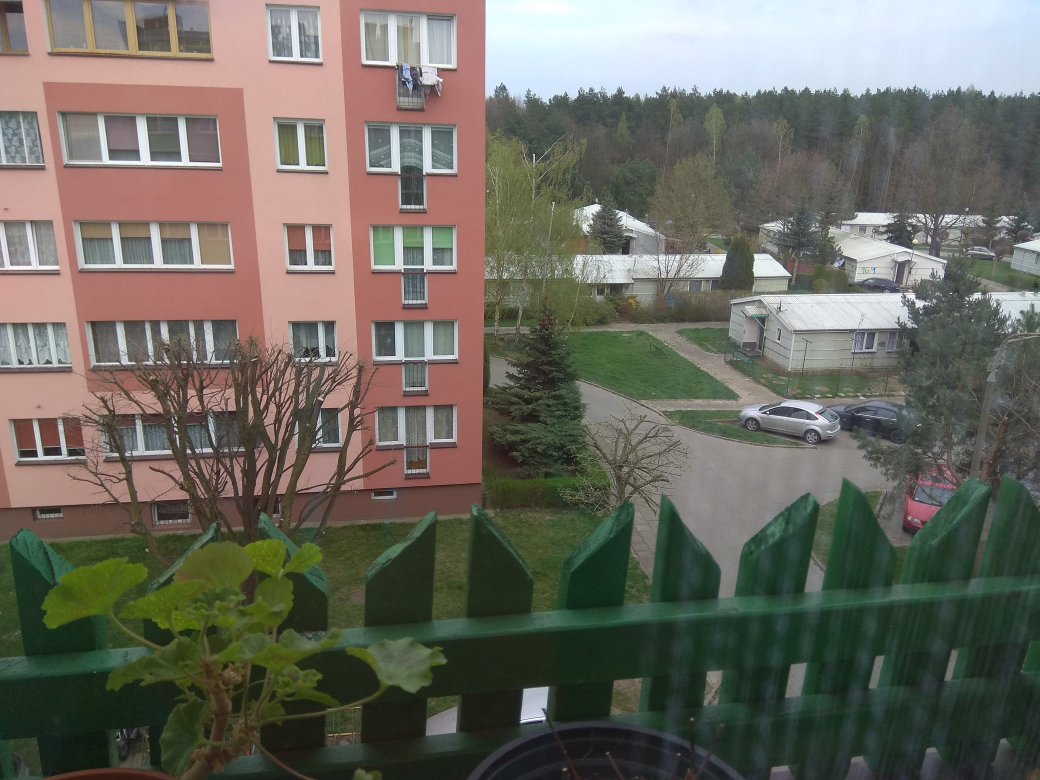
#> input picture blok2.jpg, 4160 x 3120 px, given in place of b, which was not available (shown at 1/4 size)
$ python -i Stitcher.py   (imports and definitions only)
#> lines starting #> are read from the running program, lines starting #| are printed output that depends on the picture
import cv2
import imutils
import numpy as np

class Stitcher:
    def runStitcher(self, images):
#> called with images = 'blok2.jpg'
        result = None
        loadedImages = []
        for imageNumber in range(0, len(images)):
            image = cv2.imread(images[imageNumber], 1)
#> image is the input picture: shape (3120, 4160, 3); mean B, G, R 95.8, 105.5, 107.4
            image = imutils.resize(image, width=400)
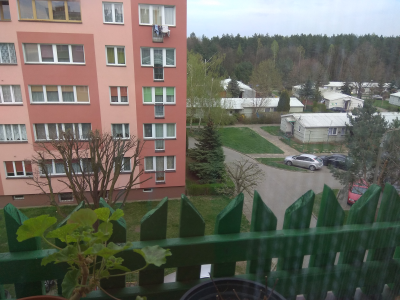
#> image: shape (300, 400, 3); mean B, G, R 95.8, 105.5, 107.4
            loadedImages.append(image)
#> pass 2 of the loop in runStitcher, `for imageNumber in range(0, len(images)):`:
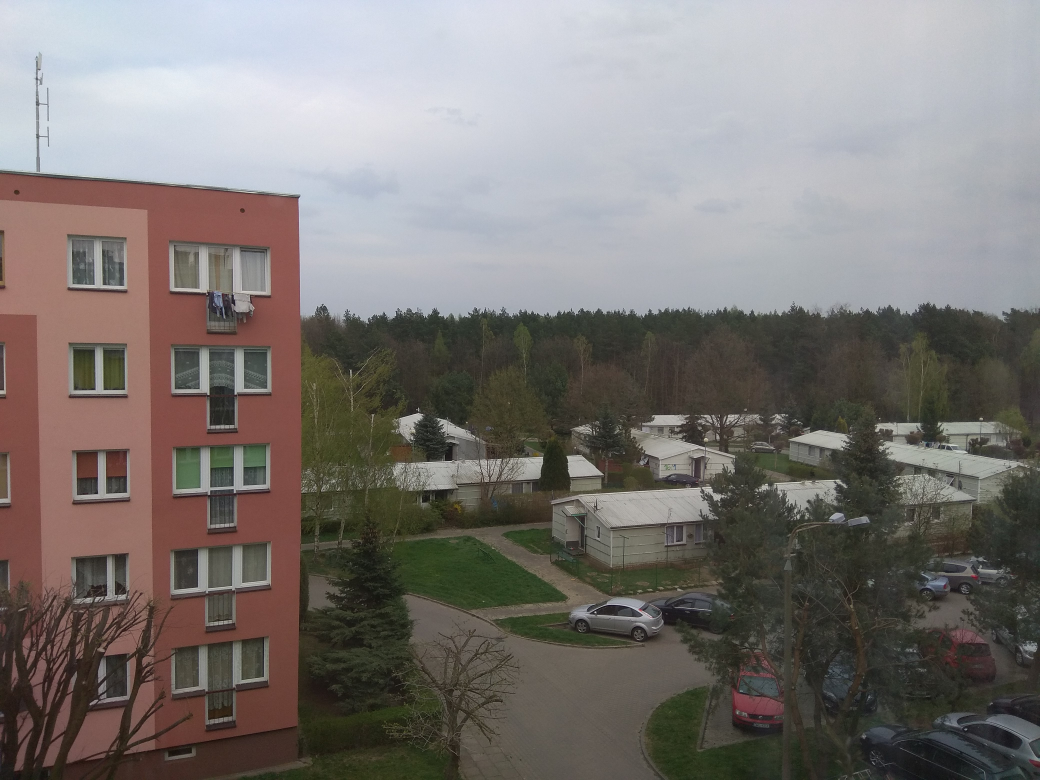
#> input picture blok3.jpg, 4160 x 3120 px, given in place of l, which was not available (shown at 1/4 size)
#> in runStitcher, image is the input picture: shape (3120, 4160, 3); mean B, G, R 115.6, 118.6, 123.7
#> in runStitcher, `image = imutils.resize(image, width=400)`:
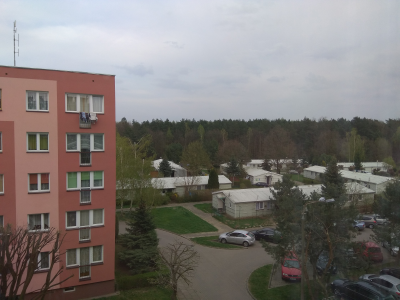
#> image: shape (300, 400, 3); mean B, G, R 115.6, 118.6, 123.7
        for im in range(len(loadedImages)):
            if result is None:
                result = self.stitch(loadedImages[im], loadedImages[im+1])
                continue
            else:
                if (im+1) == len(loadedImages):
                    break
            result = self.stitch(result, loadedImages[im+1])
        cv2.imshow('result',result)
        cv2.waitKey(0)

        return None

    # [170 lines left out: functions match, stitch, find_dimensions, filter_blackpixels, not called in this run]

#> (the run stopped early here; a loop or call above may not have finished)
